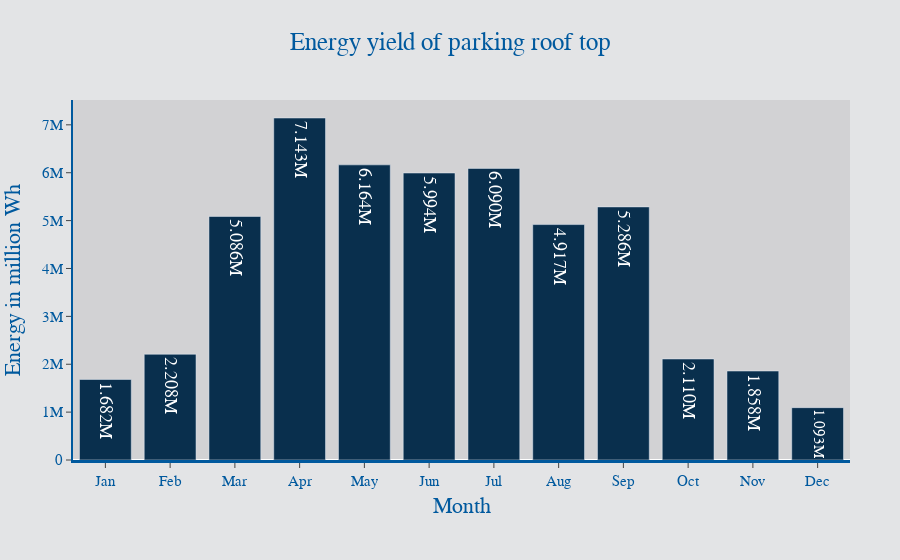

The code cell stored with this chart in its notebook:
### Code cell
data = [trace1]
fig = go.Figure(data = data)
fig.update_traces(texttemplate='%{text:.4s}',textposition='inside', opacity=1,
                  textfont=dict(family=A,size=18,color='white'))
fig.update_layout(uniformtext_minsize=20)
#fig.update_layout(xaxis_tickangle=45)
fig.update_layout(title='Energy yield of parking roof top',
                  title_x=0.5,
                  yaxis_title='Energy in million Wh',font=dict(size=18),
                 legend=dict(
    #itemwidth=30,
    orientation='h',
    yanchor="middle",
    y=-0.3,
    xanchor="center",
    x=0.5,
    title_font_family=A,
    font=dict(
    family=A,
    size=10,
    color=hsn_blue),
    bgcolor=hsn_greyl,
    bordercolor=hsn_blue,
    valign='bottom',
    tracegroupgap=10,
    borderwidth=1,),
    font_family=A,
    font_color=hsn_blue,
    title_font_family=A,
    title_font_color=hsn_blue,
    legend_tracegroupgap=500,
                    
)
fig.update_xaxes(title_font_family=A)
fig.update_layout(
xaxis=dict(
showline=True,showgrid=False,showticklabels=True,
linecolor=hsn_blue,
title_text="Month",
title_standoff = 10,
linewidth=3,ticks='outside',tickfont=dict(
family=A,size=15,color=hsn_blue))
,
yaxis=dict(
showline=True,showgrid=False,showticklabels=True,
linecolor=hsn_blue,
ticklabelposition="outside",
linewidth=2,ticks='outside',tickfont=dict(
family=A,size=15,color=hsn_blue)
),autosize=True,margin=dict(
autoexpand=True,l=50,r=50,b=100,t=100,pad=0),
showlegend=False,paper_bgcolor=hsn_greyl,
    plot_bgcolor=hsn_greym)
fig.show()
pio.write_image(fig, 'energy yield.png',scale=6, width=1080, height=650)

### Figure 1 — Plotly figure (JSON) as saved in the notebook; plotly's stock layout.template omitted (floating-point values rounded to 4 significant figures)
{"data": [{"marker": {"color": "rgb(9,47,77)"}, "name": "Energy distribution across the year", "opacity": 1, "text": [1682000.0, 2208000.0, 5086000.0, 7143000.0, 6164000.0, 5994000.0, 6090000.0, 4917000.0, 5286000.0, 2110000.0, 1858000.0, 1093000.0], "textfont": {"color": "white", "family": "Arial", "size": 18}, "textposition": "inside", "texttemplate": "%{text:.4s}", "type": "bar", "x": ["Jan", "Feb", "Mar", "Apr", "May", "Jun", "Jul", "Aug", "Sep", "Oct", "Nov", "Dec"], "y": [1682000.0, 2208000.0, 5086000.0, 7143000.0, 6164000.0, 5994000.0, 6090000.0, 4917000.0, 5286000.0, 2110000.0, 1858000.0, 1093000.0]}], "layout": {"autosize": true, "font": {"color": "rgb(0,89,158)", "family": "Arial", "size": 18}, "legend": {"bgcolor": "rgb(227,228,230)", "bordercolor": "rgb(0,89,158)", "borderwidth": 1, "font": {"color": "rgb(0,89,158)", "family": "Arial", "size": 10}, "orientation": "h", "title": {"font": {"family": "Arial"}}, "tracegroupgap": 500, "valign": "bottom", "x": 0.5, "xanchor": "center", "y": -0.3, "yanchor": "middle"}, "margin": {"autoexpand": true, "b": 100, "l": 50, "pad": 0, "r": 50, "t": 100}, "paper_bgcolor": "rgb(227,228,230)", "plot_bgcolor": "rgb(210,210,212)", "showlegend": false, "title": {"font": {"color": "rgb(0,89,158)", "family": "Arial"}, "text": "Energy yield of parking roof top", "x": 0.5}, "uniformtext": {"minsize": 20}, "xaxis": {"linecolor": "rgb(0,89,158)", "linewidth": 3, "showgrid": false, "showline": true, "showticklabels": true, "tickfont": {"color": "rgb(0,89,158)", "family": "Arial", "size": 15}, "ticks": "outside", "title": {"font": {"family": "Arial"}, "standoff": 10, "text": "Month"}}, "yaxis": {"linecolor": "rgb(0,89,158)", "linewidth": 2, "showgrid": false, "showline": true, "showticklabels": true, "tickfont": {"color": "rgb(0,89,158)", "family": "Arial", "size": 15}, "ticklabelposition": "outside", "ticks": "outside", "title": {"text": "Energy in million Wh"}}}}
